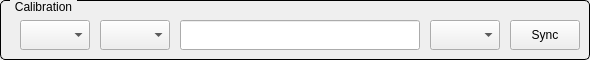
       <widget class="QGroupBox" name="titleGroupBox_5">
        <property name="geometry">
         <rect>
          <x>10</x>
          <y>90</y>
          <width>590</width>
          <height>60</height>
         </rect>
        </property>
        <property name="styleSheet">
         <string notr="true">QGroupBox {
     border: 1px solid black;
     border-radius: 5px;
     margin-top: 0.5em;
 }
 
 QGroupBox::title {
     subcontrol-origin: margin;
     left: 10px;
     padding: 0 3px 0 3px;
 }</string>
        </property>
        <property name="title">
         <string>Calibration</string>
        </property>
        <widget class="QEComboBox" name="cbSET">
         <property name="geometry">
          <rect>
           <x>20</x>
           <y>20</y>
           <width>70</width>
           <height>30</height>
          </rect>
         </property>
         <property name="variable" stdset="0">
          <string>$(group).SET</string>
         </property>
        </widget>
        <widget class="QEComboBox" name="cbFOFF">
         <property name="geometry">
          <rect>
           <x>100</x>
           <y>20</y>
           <width>70</width>
           <height>30</height>
          </rect>
         </property>
         <property name="variable" stdset="0">
          <string>$(group).FOFF</string>
         </property>
        </widget>
        <widget class="QELineEdit" name="txtOFF">
         <property name="geometry">
          <rect>
           <x>180</x>
           <y>20</y>
           <width>240</width>
           <height>30</height>
          </rect>
         </property>
         <property name="variable" stdset="0">
          <string>$(group).OFF</string>
         </property>
         <property name="displayAlarmStateOption" stdset="0">
          <enum>QE::Never</enum>
         </property>
        </widget>
        <widget class="QEComboBox" name="cbDIR">
         <property name="geometry">
          <rect>
           <x>430</x>
           <y>20</y>
           <width>70</width>
           <height>30</height>
          </rect>
         </property>
         <property name="variable" stdset="0">
          <string>$(group).DIR</string>
         </property>
        </widget>
        <widget class="QEPushButton" name="qepushbutton">
         <property name="geometry">
          <rect>
           <x>510</x>
           <y>20</y>
           <width>70</width>
           <height>30</height>
          </rect>
         </property>
         <property name="text">
          <string>Sync</string>
         </property>
         <property name="variable" stdset="0">
          <string>$(group).SYNC</string>
         </property>
        </widget>
       </widget>
